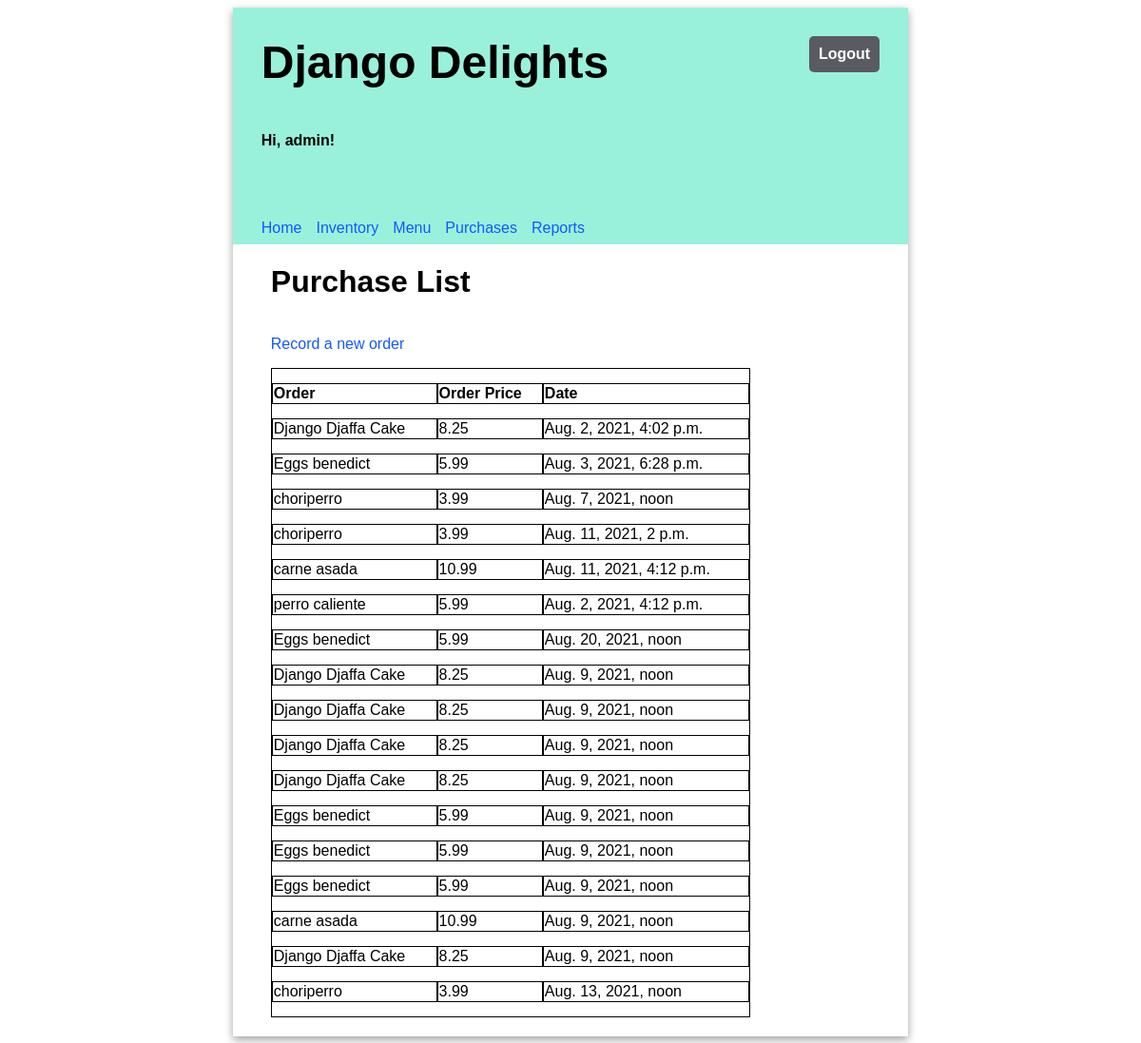
Page /purchase/list (signed in) on the committed database.
### inventory/models.py (models this page shows, shortened)
class Purchase(models.Model):
    menu_item = models.ForeignKey(MenuItem,on_delete=models.CASCADE)
    timestamp = models.DateTimeField() #this fields adds the hours and seconds.

class MenuItem(models.Model):
    title = NameField(max_length=30, unique=True)
    price = models.FloatField(default=0)

### inventory/views.py (the view)
# urls.py: path('purchase/list',views.PurchaseView.as_view(),name='purchaselist'),
class PurchaseView(LoginRequiredMixin,ListView):
    model = Purchase
    template_name = "inventory/purchases.html"

### inventory/templates/inventory/purchases.html (shortened to what this page needs)
 {% extends './base.html' %}  {% load static %}
{% block content %}
<h1>Purchase List</h1>
<p><a  href="{% url 'orderadd' %}">Record a new order</a></p>
<table>
    <tr>
        <th>Order</th>
        <th>Order Price</th>
        <th>Date</th>
    </tr>
    {% for o in purchase_list %}
    <tr>
        <td>{{ o.menu_item.title }}</td>
        <td>{{ o.menu_item.price }}</td>
        <td>{{ o.timestamp }}</td>
    </tr>
    {% endfor %}
</table>
{% endblock %}

### inventory/templates/inventory/base.html
{% load static %}
<html>
<head>
      <link rel="stylesheet" type="text/css" href="{% static 'inventory/style_1.css' %}" />
</head>
<body>
<div class="app">
    <header>
        <div class="header-first-row">
      <h1 class="title">Django Delights</h1>
      {% if user.is_authenticated %}
      <a class="logout" href="/logout">Logout</a>
      {% endif %}
    </div>
        {% if user.is_authenticated %}
      <p>Hi, {{ user.username }}!</p>
        <nav class="navbar">
            <a href="{% url  'home' %}">Home</a>
            <a href="{% url 'inventory' %}">Inventory</a>
            <a href="{% url 'menulist' %}">Menu</a>
            <a href="{% url 'purchaselist' %}">Purchases</a>
            <a href="{% url 'reports' %}">Reports</a>
        </nav>
        {% endif %}
    </header>
    <main>
        {% block content %}{% endblock %}
    </main>
</div>
</body>
</html>

### inventory/static/inventory/style_1.css (style rules this page uses)
body { font-family: 'Oxygen', sans-serif; }
header { background-color: #9af1db; min-height: 100px; display: flex; align-items: center; flex-direction: column; align-items: flex-start; padding-left: 30px; }
main { display: flex; flex-direction: column; padding: 0 40px 20px 40px; justify-content: center; }
.app { min-width: 100px; max-width: 60%; margin: 0 auto; box-shadow: 0 4px 8px 0 rgba(0, 0, 0, 0.2), 0 3px 10px 0 rgba(0, 0, 0, 0.19); }
.title { font-size: 3em; padding: 30px 0; margin: auto 0; }
header p { font-weight: bold; }
.navbar { margin-top: 50px; display: flex; width: 100%; }
.navbar a { text-decoration: none; padding: 8px 0; color: #1557FF; margin-right: 15px; }
main table { text-align: left; border-collapse: separate; border-spacing: 0 15px; width: 80%; }
.header-first-row { width: 100%; display: flex; justify-content: space-between; }
.logout { height: max-content; text-align: center; text-decoration: none; border: 0px; background-color: #5a5b62; border-radius: 5px; color: white; padding: 10px; font-weight: bold; margin: 30px; font-size: 1em; }
a { text-decoration: none; color: #1557FF; }
table,th,td { border: 1px solid black }

### rows in the picture
Purchase: menu_item "Django Djaffa Cake", menu_item.price "8.25", timestamp "Aug. 2, 2021, 4:02 p.m."
Purchase: menu_item "Eggs benedict", menu_item.price "5.99", timestamp "Aug. 3, 2021, 6:28 p.m."
Purchase: menu_item "choriperro", menu_item.price "3.99", timestamp "Aug. 7, 2021, noon"
Purchase: menu_item "choriperro", menu_item.price "3.99", timestamp "Aug. 11, 2021, 2 p.m."
Purchase: menu_item "carne asada", menu_item.price "10.99", timestamp "Aug. 11, 2021, 4:12 p.m."
Purchase: menu_item "perro caliente", menu_item.price "5.99", timestamp "Aug. 2, 2021, 4:12 p.m."
Purchase: menu_item "Eggs benedict", menu_item.price "5.99", timestamp "Aug. 20, 2021, noon"
Purchase: menu_item "Django Djaffa Cake", menu_item.price "8.25", timestamp "Aug. 9, 2021, noon"
Purchase: menu_item "Django Djaffa Cake", menu_item.price "8.25", timestamp "Aug. 9, 2021, noon"
Purchase: menu_item "Django Djaffa Cake", menu_item.price "8.25", timestamp "Aug. 9, 2021, noon"
Purchase: menu_item "Django Djaffa Cake", menu_item.price "8.25", timestamp "Aug. 9, 2021, noon"
Purchase: menu_item "Eggs benedict", menu_item.price "5.99", timestamp "Aug. 9, 2021, noon"
Purchase: menu_item "Eggs benedict", menu_item.price "5.99", timestamp "Aug. 9, 2021, noon"
Purchase: menu_item "Eggs benedict", menu_item.price "5.99", timestamp "Aug. 9, 2021, noon"
Purchase: menu_item "carne asada", menu_item.price "10.99", timestamp "Aug. 9, 2021, noon"
Purchase: menu_item "Django Djaffa Cake", menu_item.price "8.25", timestamp "Aug. 9, 2021, noon"
Purchase: menu_item "choriperro", menu_item.price "3.99", timestamp "Aug. 13, 2021, noon"

### other values in the picture
{{ user.username }} "admin"
